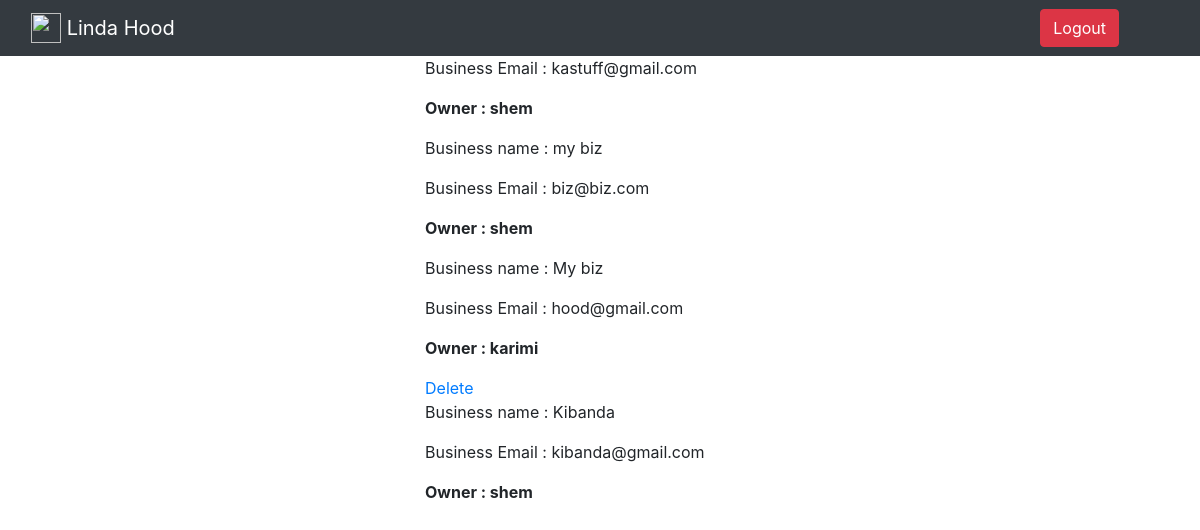
Screenshot of /posts/ (signed in) with the database file from the repository.
### posts/models.py (models this page shows, shortened)
class Business(models.Model):
    user = models.ForeignKey(User, related_name="businesses")
    created_at = models.DateTimeField(auto_now=True)
    business_name = models.CharField(max_length=140, blank=True, null=True)
    business_email = models.EmailField(max_length=70, blank=True)
    hood = models.ForeignKey(Hood, related_name='businesses', null=True, blank=True)
    class Meta:
        ordering = ['-created_at']
        unique_together = ['user', 'business_name']

### posts/views.py (the view)
class BusinessList(SelectRelatedMixin, generic.ListView):
    model = models.Business
    select_related = ('user', 'hood')

### posts/templates/posts/business_list.html
{% extends "posts/post_base.html" %}
{% block pre_post_content %}
<div class="col-md-4 mt-3">
  <h5>@{{user.username}}</h5>
</div>
{% endblock %}
{% block post_content %}
<div class="col-md-6 mt-3">
  {% if business_list.count == 0 %}
  <h4>No Businesses for this user yet!</h4>
  {% else %}
    {% for business in business_list %}
     {% include "posts/_post.html" %}
    {% endfor %}
  {% endif%}
</div>
{% endblock %}

### posts/templates/posts/_post.html (shortened to what this page needs)
<div class="post">
  <p>Business name : {{business.business_name}}</p>
  <p>Business Email : {{business.business_email}}</p>
  <p><strong>Owner : {{business.user.username}}</strong></p>
  <div class="content">
    {% if user.is_authenticated and business.user == user %}
    <a href="{% url 'posts:delete' pk=business.pk %}" title="delete">Delete</a>
    {% endif %}
  </div>
</div>

### rows the page displays
Business: business_email "kastuff@gmail.com", user.username "shem"
Business: business_name "my biz", business_email "biz@biz.com", user.username "shem"
Business: business_name "My biz", business_email "hood@gmail.com", user.username "karimi", shows "Delete"
Business: business_name "Kibanda", business_email "kibanda@gmail.com", user.username "shem"
